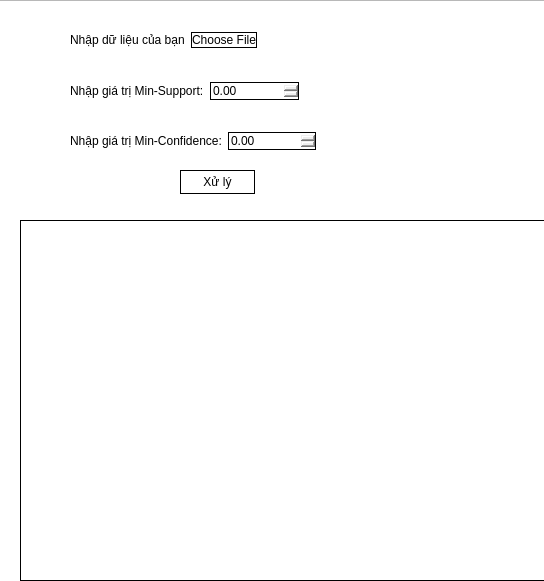
<?xml version="1.0" encoding="UTF-8"?>
<ui version="4.0">
 <class>Form</class>
 <widget class="QWidget" name="Form">
  <property name="geometry">
   <rect>
    <x>0</x>
    <y>0</y>
    <width>544</width>
    <height>581</height>
   </rect>
  </property>
  <property name="windowTitle">
   <string>Form</string>
  </property>
  <widget class="QListWidget" name="listWidget">
   <property name="geometry">
    <rect>
     <x>-30</x>
     <y>0</y>
     <width>581</width>
     <height>591</height>
    </rect>
   </property>
  </widget>
  <widget class="QPushButton" name="pushButton_Solve">
   <property name="geometry">
    <rect>
     <x>180</x>
     <y>170</y>
     <width>75</width>
     <height>24</height>
    </rect>
   </property>
   <property name="styleSheet">
    <string notr="true">border: 1px solid;</string>
   </property>
   <property name="text">
    <string>Xử lý</string>
   </property>
  </widget>
  <widget class="QFrame" name="frame_XuatKetQua">
   <property name="geometry">
    <rect>
     <x>20</x>
     <y>220</y>
     <width>571</width>
     <height>361</height>
    </rect>
   </property>
   <property name="styleSheet">
    <string notr="true">QFrame { border: 1px solid;
}</string>
   </property>
   <property name="frameShape">
    <enum>QFrame::Shape::StyledPanel</enum>
   </property>
   <property name="frameShadow">
    <enum>QFrame::Shadow::Raised</enum>
   </property>
  </widget>
  <widget class="QWidget" name="">
   <property name="geometry">
    <rect>
     <x>70</x>
     <y>30</y>
     <width>187</width>
     <height>20</height>
    </rect>
   </property>
   <layout class="QHBoxLayout" name="horizontalLayout">
    <item>
     <widget class="QLabel" name="label_ImportFile">
      <property name="text">
       <string>Nhập dữ liệu của bạn:</string>
      </property>
     </widget>
    </item>
    <item>
     <widget class="QPushButton" name="pushButton_ImportFile">
      <property name="styleSheet">
       <string notr="true">border: 1px solid;</string>
      </property>
      <property name="text">
       <string>Choose File</string>
      </property>
     </widget>
    </item>
   </layout>
  </widget>
  <widget class="QWidget" name="">
   <property name="geometry">
    <rect>
     <x>70</x>
     <y>80</y>
     <width>229</width>
     <height>22</height>
    </rect>
   </property>
   <layout class="QHBoxLayout" name="horizontalLayout_2">
    <item>
     <widget class="QLabel" name="label_MinSupport">
      <property name="text">
       <string>Nhập giá trị Min-Support:</string>
      </property>
     </widget>
    </item>
    <item>
     <widget class="QDoubleSpinBox" name="doubleSpinBox_MinSupport">
      <property name="styleSheet">
       <string notr="true">border: 1px solid;</string>
      </property>
      <property name="singleStep">
       <double>0.100000000000000</double>
      </property>
     </widget>
    </item>
   </layout>
  </widget>
  <widget class="QWidget" name="">
   <property name="geometry">
    <rect>
     <x>70</x>
     <y>130</y>
     <width>246</width>
     <height>22</height>
    </rect>
   </property>
   <layout class="QHBoxLayout" name="horizontalLayout_3">
    <item>
     <widget class="QLabel" name="label_MinConfidence">
      <property name="text">
       <string>Nhập giá trị Min-Confidence:</string>
      </property>
     </widget>
    </item>
    <item>
     <widget class="QDoubleSpinBox" name="doubleSpinBox_MinConfidence">
      <property name="styleSheet">
       <string notr="true">border: 1px solid;</string>
      </property>
      <property name="singleStep">
       <double>0.100000000000000</double>
      </property>
     </widget>
    </item>
   </layout>
  </widget>
 </widget>
 <resources/>
 <connections/>
</ui>
